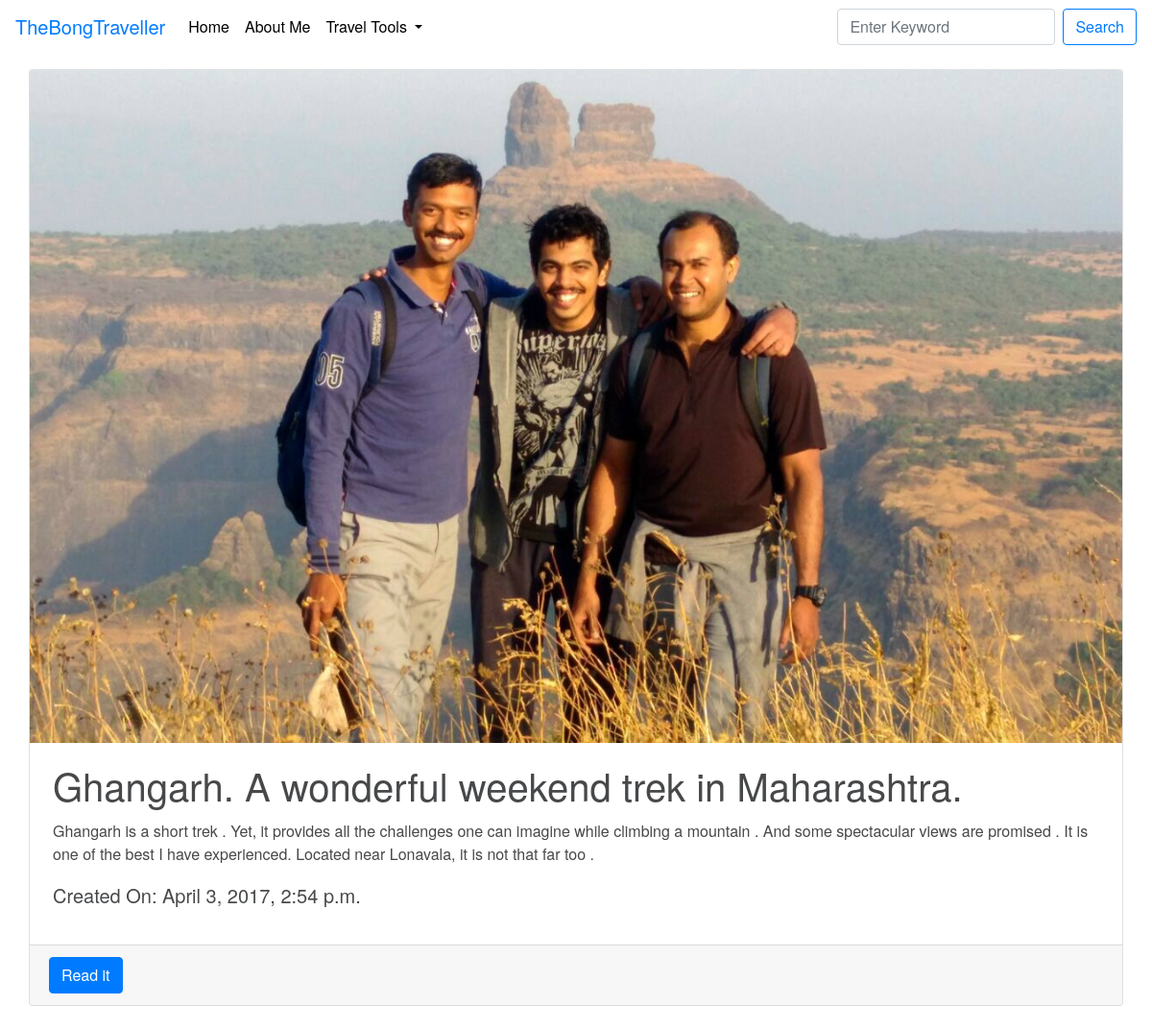
/posts/tag/Trekking/, run on the app's committed database.
### blog/models.py (models this page shows, shortened)
class Post(models.Model):
	author = models.ForeignKey('auth.User', on_delete=models.CASCADE)
	title = models.CharField(max_length=200)
	text = RichTextField()
	short_intro = models.TextField(default='')
	created_date = models.DateTimeField(default=timezone.now)
	published_date = models.DateTimeField(blank=True, null=True)
	published = models.BooleanField(default=False)
	likes = models.PositiveIntegerField(default=0)
	favourite = models.BooleanField(default=False)
	tags = models.ManyToManyField(Tag, blank=True)
	slug = models.SlugField(max_length=100, blank=False)
	def get_images_from_post_description(self):
	    des = self.text
	    images = re.findall('(?<=src=").*jpg', des)
	    images = sorted(images)
	    if images:
	        return images[0]
	    return False

### blog/views.py (the view)
# urls.py: url(r'^posts/tag/(?P<tag>[\w]+)/$', views.all_posts_for_tag, name='tag_posts'),
def all_posts_for_tag(request, tag):
    posts = get_post_for_tag(tag)
    return render(request, 'blog/post_list.html', {'posts':posts})

### blog/views.py (called while the page is built)
def get_post_for_tag(tagname):
    posts = models.Post.objects.filter(tags__name=tagname)
    return posts

### blog/templates/blog/post_list.html (shortened to what this page needs)
{% extends 'blog/new_blog_base.html' %}
{% block content %}
    <div class="container mb-4">
    {% if posts %}
        {% for post in posts %}
            {% if forloop.counter0|divisibleby:"3" %}
                <div class="row">
                <div class="card-deck">
            {% endif %}
            <div class="card">
		      {% if post.get_images_from_post_description %}
                <img class="card-img-top" src={{ post.get_images_from_post_description }}>
              {% endif %}
                <div class="card-body">
                    <h1 class="card-title mx-1">{{ post.title }}</h1>
                    <p class="card-text mx-1">{{ post.short_intro }}</p>
                    <p class="lead mx-1">Created On: {{ post.created_date }}</p>
                </div>
                <div class="card-footer">
                    <a class="btn btn-primary" role="button" href="{% url 'post_details' post.pk post.slug  %}">Read it</a>
                </div>
            </div>
        {% endfor %}
    {% endif %}
    </div>
{% endblock %}

### blog/static/css/style.css (style rules this page uses)
body { font-family: "Montserrat", "Helvetica Neue", Helvetica, Arial, sans-serif; font-size: 16px; background-color: #FFFFFF; color: #46484a; }
a { color: #000000; }

### data on the page
Post: title "Ghangarh. A wonderful weekend trek in Maharashtra.", short_intro "Ghangarh is a short trek . Yet, it provides all the challenges one can imagine while climbing a mountain . And some spectacular views are promised . It is one of the best I have experienced. Located near Lonavala, it is not that far too .", created_date "April 3, 2017, 2:54 p.m."
